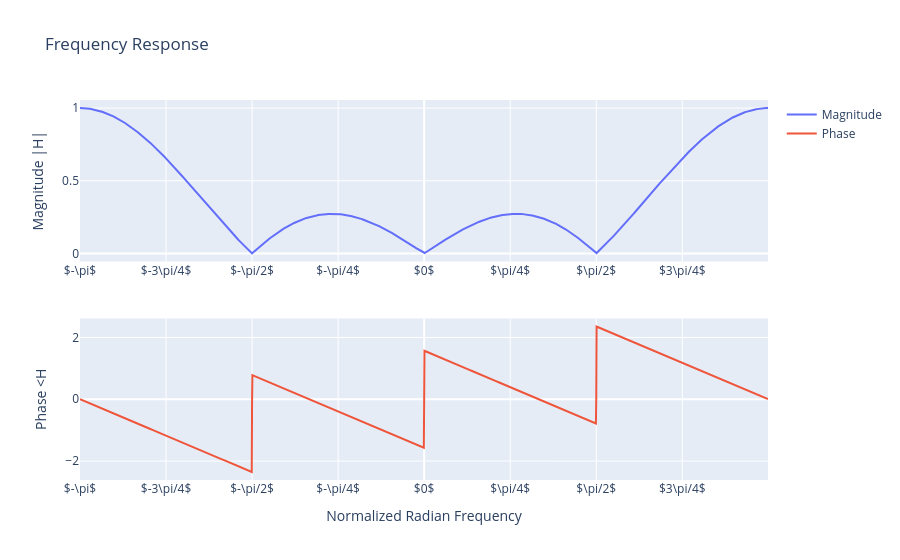

The code cell stored with this chart in its notebook:
### Markdown cell above
**2. Averaging filter**

Now let's analyze the frequency response of the average filter used in the envelope function. The Scipy Python module has a function called *freqz()* for computing the frequency
response of a discrete-time LTI system. The following Python statements show how to
use freqz to compute and plot both the magnitude (absolute value) and the phase of
the frequency response of a four-point averaging system as a function of ω in the range − π ≤ ω ≤ π :

### Code cell
# Paràmetre del filtre
N = 4  

# Coeficients del filtre
b = np.ones(N) / N

# Resposta freqüencial
w, H = signal.freqz(b, 1, worN=2048, whole=True)
w = w - np.pi   # w en l'interval [-pi, pi]

# Funció dels utils 
plot_frequency_response(w, H)

### Figure 1 — Plotly figure (JSON) as saved in the notebook; plotly's stock layout.template omitted (floating-point values rounded to 4 significant figures; data arrays with more than 128 entries replaced by an {"elided": "..."} marker saying what was removed)
{"data": [{"name": "Magnitude", "type": "scatter", "x": {"elided": "2048 float values"}, "xaxis": "x", "y": {"elided": "2048 float values"}, "yaxis": "y"}, {"name": "Phase", "type": "scatter", "x": {"elided": "2048 float values"}, "xaxis": "x2", "y": {"elided": "2048 float values"}, "yaxis": "y2"}], "layout": {"title": {"text": "Frequency Response"}, "xaxis": {"anchor": "y", "domain": [0, 1], "tickmode": "array", "ticktext": ["$-\\pi$", "$-3\\pi/4$", "$-\\pi/2$", "$-\\pi/4$", "$0$", "$\\pi/4$", "$\\pi/2$", "$3\\pi/4$", "$\\pi$"], "tickvals": [-3.142, -2.356, -1.571, -0.7854, 0, 0.7854, 1.571, 2.356, 3.142]}, "xaxis2": {"anchor": "y2", "domain": [0, 1], "tickmode": "array", "ticktext": ["$-\\pi$", "$-3\\pi/4$", "$-\\pi/2$", "$-\\pi/4$", "$0$", "$\\pi/4$", "$\\pi/2$", "$3\\pi/4$", "$\\pi$"], "tickvals": [-3.142, -2.356, -1.571, -0.7854, 0, 0.7854, 1.571, 2.356, 3.142], "title": {"text": "Normalized Radian Frequency"}}, "yaxis": {"anchor": "x", "domain": [0.575, 1], "title": {"text": "Magnitude |H|"}}, "yaxis2": {"anchor": "x2", "domain": [0, 0.425], "title": {"text": "Phase <H"}}}}
